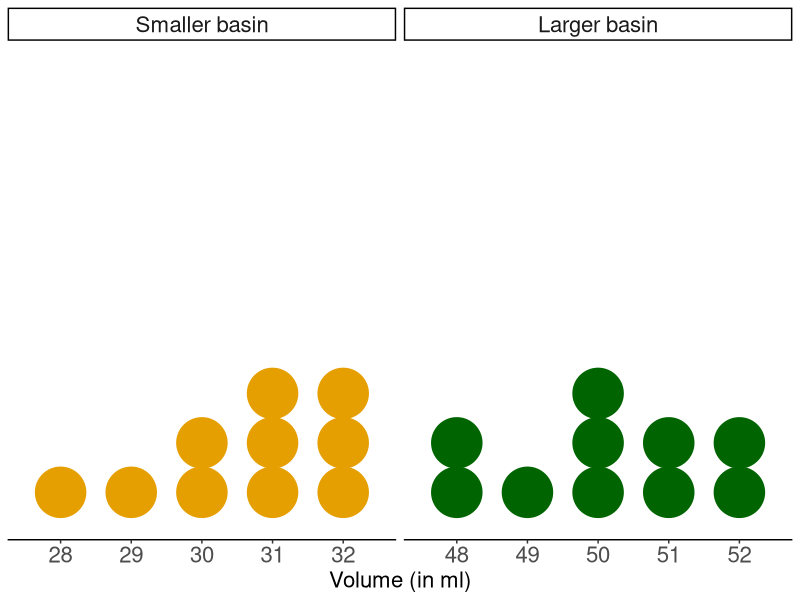

Write the R code that produced this figure.
## ---- chunk 1
#| warning: false
#| message: false

library(dplyr)
library(ggplot2)

vol_big <- c(51, 48, 48, 52, 49, 50, 51, 52, 50, 50)
vol_small <- c(31, 28, 32, 30, 30, 29, 32, 32, 31, 31)

tibble(
  Basin = c(rep("Smaller basin", 10), rep("Larger basin", 10)),
  `Volume (in ml)` = c(vol_small, vol_big)
) %>%
  mutate(Basin = forcats::fct_rev(Basin)) %>% 
  ggplot(aes(x = `Volume (in ml)`, fill = Basin, color = Basin)) +
  geom_dotplot(binwidth = 1, stroke = 2, dotsize = 0.7) +
  theme_classic() +
  theme(legend.position = "none", 
        axis.title.x = element_text(size = 16), 
        axis.text.x = element_text(size = 16), 
        strip.text = element_text(size = 16)) + 
  scale_y_continuous(NULL, breaks = NULL) + 
  scale_fill_manual(values = c("#E69F00", "darkgreen")) + 
  scale_color_manual(values = c("#E69F00", "darkgreen")) + 
  facet_wrap(~ Basin, scales = 'free')
## ---- chunk 2
cone <- function(h, r, R) {
  (pi * h * (R^2 + (R * r) + r^2)) / 3
}
